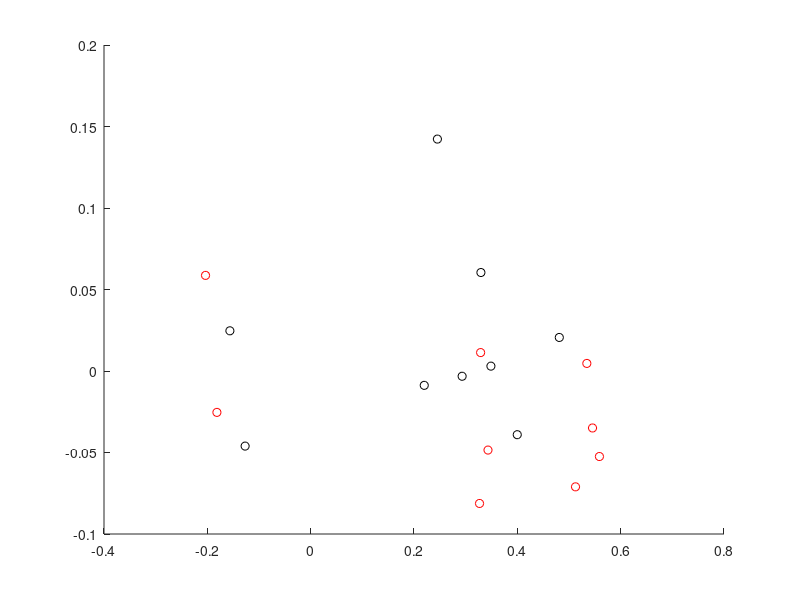

This figure's MATLAB source: (Note: this script raises an error after producing the figure.)
% performing the partial correlation analysis

clear all;close all;clc

% setup
deviantProbOrder = [9 3 6 8 2 5 7 1 4];
deviantProb = [0.3478 0.0425 0.0425 0.0425 0.0425 0.0425 0.0425 0.0425 0.3478];

%% ========= ON exp ===============

% load the data from both monkeys
attmodu_B = load('mainExp_attmodu_B_ON.mat');
attmodu_K = load('mainExp_attmodu_K_ON.mat');


residual_hitRate_B = attmodu_B.hitRate - attmodu_B.hitRate/deviantProb * deviantProb;
residual_attModu_B = attmodu_B.betaAttInOutDiff(1:end-1) - attmodu_B.betaAttInOutDiff(1:end-1) / deviantProb  * deviantProb;

residual_hitRate_K = attmodu_K.hitRate - attmodu_K.hitRate/deviantProb * deviantProb;
residual_attModu_K = attmodu_K.betaAttInOutDiff(1:end-1) - attmodu_K.betaAttInOutDiff(1:end-1) / deviantProb  * deviantProb;

close all;
h1 = figure;
scatter(residual_hitRate_B, residual_attModu_B, 'r'); hold on;
scatter(residual_hitRate_K, residual_attModu_K, 'k'); hold on;
mycorrelation([residual_hitRate_B residual_hitRate_K], [residual_attModu_B, residual_attModu_K]);
xlabel('Residual hit rate');ylabel('Residual positional modulation (%)');

%close all; % plot the correlation of raw hitRate and attmodu
h2 = figure;
%scatter(residual_hitRate_B, residual_attModu_B, 'r'); hold on;
%scatter(residual_hitRate_K, residual_attModu_K, 'k'); hold on;
h=mycorrelation([attmodu_B.hitRate attmodu_K.hitRate], [attmodu_B.betaAttInOutDiff(1:end-1), attmodu_K.betaAttInOutDiff(1:end-1)]);
xlabel('Raw hit rate');ylabel('Raw positional modulation (%)');




%% ========= OFF exp ===============